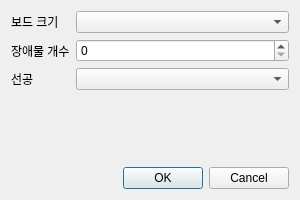
<?xml version="1.0" encoding="UTF-8"?>
<ui version="4.0">
 <class>SettingsDialog</class>
 <widget class="QDialog" name="SettingsDialog">
  <property name="geometry">
   <rect>
    <x>0</x>
    <y>0</y>
    <width>300</width>
    <height>200</height>
   </rect>
  </property>
  <property name="windowTitle">
   <string>게임 설정</string>
  </property>
  <layout class="QVBoxLayout" name="mainLayout">
   <item>
    <layout class="QFormLayout" name="formLayout">
     <item row="0" column="0">
      <widget class="QLabel" name="labelBoardSize">
       <property name="text">
        <string>보드 크기</string>
       </property>
      </widget>
     </item>
     <item row="0" column="1">
      <widget class="QComboBox" name="boardSizeComboBox"/>
     </item>
     <item row="1" column="0">
      <widget class="QLabel" name="labelObstacle">
       <property name="text">
        <string>장애물 개수</string>
       </property>
      </widget>
     </item>
     <item row="1" column="1">
      <widget class="QSpinBox" name="obstacleSpinBox"/>
     </item>
     <item row="2" column="0">
      <widget class="QLabel" name="labelFirstPlayer">
       <property name="text">
        <string>선공</string>
       </property>
      </widget>
     </item>
     <item row="2" column="1">
      <widget class="QComboBox" name="firstPlayerComboBox"/>
     </item>
    </layout>
   </item>
   <item>
    <widget class="QDialogButtonBox" name="buttonBox">
     <property name="orientation">
      <enum>Qt::Horizontal</enum>
     </property>
     <property name="standardButtons">
      <set>QDialogButtonBox::Ok|QDialogButtonBox::Cancel</set>
     </property>
    </widget>
   </item>
  </layout>
 </widget>
 <resources/>
 <connections>
  <connection>
   <sender>buttonBox</sender>
   <signal>accepted()</signal>
   <receiver>SettingsDialog</receiver>
   <slot>accept()</slot>
  </connection>
  <connection>
   <sender>buttonBox</sender>
   <signal>rejected()</signal>
   <receiver>SettingsDialog</receiver>
   <slot>reject()</slot>
  </connection>
 </connections>
</ui>
